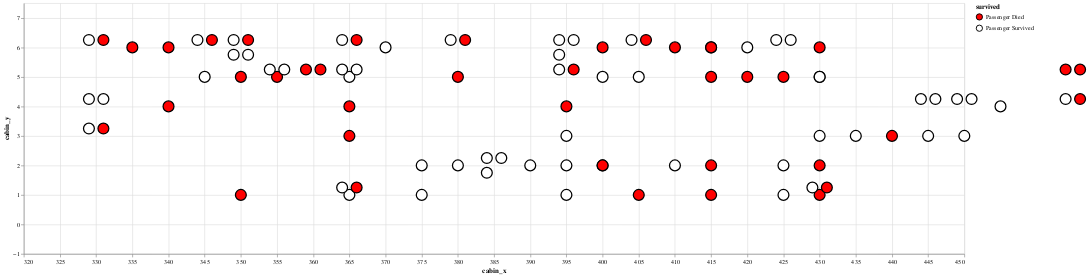

Write notebook code for a chart like this one.
### Markdown cell above
#### 3.3 Plotting passengers

### Code cell
passenger_plot = alt.Chart(titanic_passengers_by_cabin.reset_index("name")).mark_point(size = 300, stroke = "black", filled = True, opacity = 1).encode(
    alt.X('cabin_x:Q', scale=alt.Scale(domain = [320,450])),
    alt.Y('cabin_y:Q', scale=alt.Scale(domain = [-1,7.5])),
    alt.Color('survived:N', scale=alt.Scale(range = ['red','white']))
).properties(width = 1500, height = 400)

passenger_plot

### Figure 1 — Vega-Lite specification as saved in the notebook (floating-point values rounded to 4 significant figures)
{"$schema": "https://vega.github.io/schema/vega-lite/v3.4.0.json", "config": {"mark": {"tooltip": null}, "view": {"height": 300, "width": 400}}, "data": {"name": "data-e8da7724ff90174dedc5416b0787be32"}, "datasets": {"data-e8da7724ff90174dedc5416b0787be32": [{"age": 36, "boat": "None", "body": "None", "cabin_x": 425, "cabin_y": 5, "deck": "A", "embarked": "C", "fare": 40.12, "home.dest": "Winnipeg, MB", "name": "Ross, Mr. John Hugo", "parch": 0, "pclass": 1, "sex": "male", "sibsp": 0, "survived": "Passenger Died", "ticket": "13049"}, {"age": 33, "boat": "11", "body": "None", "cabin_x": 425, "cabin_y": 1, "deck": "A", "embarked": "C", "fare": 27.72, "home.dest": "Paris, France", "name": "Rosenbaum, Miss. Edith Louise", "parch": 0, "pclass": 1, "sex": "female", "sibsp": 0, "survived": "Passenger Survived", "ticket": "PC 17613"}, {"age": "None", "boat": "None", "body": "None", "cabin_x": 420, "cabin_y": 5, "deck": "A", "embarked": "S", "fare": 52, "home.dest": "Stoughton, MA", "name": "Clifford, Mr. George Quincy", "parch": 0, "pclass": 1, "sex": "male", "sibsp": 0, "survived": "Passenger Died", "ticket": "110465"}, {"age": 48, "boat": "1", "body": "None", "cabin_x": 420, "cabin_y": 6, "deck": "A", "embarked": "C", "fare": 39.6, "home.dest": "London / Paris", "name": "Duff Gordon, Lady. (Lucille Christiana Sutherland) (\"Mrs Morgan\")", "parch": 0, "pclass": 1, "sex": "female", "sibsp": 1, "survived": "Passenger Survived", "ticket": "11755"}, {"age": 39, "boat": "None", "body": 133, "cabin_x": 415, "cabin_y": 5, "deck": "A", "embarked": "C", "fare": 29.7, "home.dest": "Philadelphia, PA", "name": "Dulles, Mr. William Crothers", "parch": 0, "pclass": 1, "sex": "male", "sibsp": 0, "survived": "Passenger Died", "ticket": "PC 17580"}, {"age": "None", "boat": "None", "body": "None", "cabin_x": 415, "cabin_y": 2, "deck": "A", "embarked": "S", "fare": 26, "home.dest": "Streatham, Surrey", "name": "Smith, Mr. Richard William", "parch": 0, "pclass": 1, "sex": "male", "sibsp": 0, "survived": "Passenger Died", "ticket": "113056"}, {"age": 49, "boat": "1", "body": "None", "cabin_x": 415, "cabin_y": 6, "deck": "A", "embarked": "C", "fare": 56.93, "home.dest": "London / Paris", "name": "Duff Gordon, Sir. Cosmo Edmund (\"Mr Morgan\")", "parch": 0, "pclass": 1, "sex": "male", "sibsp": 1, "survived": "Passenger Survived", "ticket": "PC 17485"}, {"age": 41, "boat": "None", "body": "None", "cabin_x": 415, "cabin_y": 1, "deck": "A", "embarked": "S", "fare": 30.5, "home.dest": "Pomeroy, WA", "name": "Brady, Mr. John Bertram", "parch": 0, "pclass": 1, "sex": "male", "sibsp": 0, "survived": "Passenger Died", "ticket": "113054"}, {"age": 80, "boat": "B", "body": "None", "cabin_x": 410, "cabin_y": 2, "deck": "A", "embarked": "S", "fare": 30, "home.dest": "Hessle, Yorks", "name": "Barkworth, Mr. Algernon Henry Wilson", "parch": 0, "pclass": 1, "sex": "male", "sibsp": 0, "survived": "Passenger Survived", "ticket": "27042"}, {"age": 31, "boat": "None", "body": "None", "cabin_x": 410, "cabin_y": 6, "deck": "A", "embarked": "S", "fare": 50.5, "home.dest": "Trenton, NJ", "name": "Roebling, Mr. Washington Augustus II", "parch": 0, "pclass": 1, "sex": "male", "sibsp": 0, "survived": "Passenger Died", "ticket": "PC 17590"}, {"age": 56, "boat": "3", "body": "None", "cabin_x": 405, "cabin_y": 5, "deck": "A", "embarked": "C", "fare": 35.5, "home.dest": "Basel, Switzerland", "name": "Simonius-Blumer, Col. Oberst Alfons", "parch": 0, "pclass": 1, "sex": "male", "sibsp": 0, "survived": "Passenger Survived", "ticket": "13213"}, {"age": 36, "boat": "None", "body": "None", "cabin_x": 405, "cabin_y": 1, "deck": "A", "embarked": "C", "fare": 31.68, "home.dest": "New York, NY", "name": "Evans, Miss. Edith Corse", "parch": 0, "pclass": 1, "sex": "female", "sibsp": 0, "survived": "Passenger Died", "ticket": "PC 17531"}, {"age": 40, "boat": "7", "body": "None", "cabin_x": 400, "cabin_y": 2, "deck": "A", "embarked": "C", "fare": 31, "home.dest": "Glen Ridge, NJ", "name": "Blank, Mr. Henry", "parch": 0, "pclass": 1, "sex": "male", "sibsp": 0, "survived": "Passenger Survived", "ticket": "112277"}, {"age": "None", "boat": "None", "body": "None", "cabin_x": 400, "cabin_y": 6, "deck": "A", "embarked": "S", "fare": 50, "home.dest": "Seattle, WA", "name": "Rood, Mr. Hugh Roscoe", "parch": 0, "pclass": 1, "sex": "male", "sibsp": 0, "survived": "Passenger Died", "ticket": "113767"}, {"age": 53, "boat": "13", "body": "None", "cabin_x": 396, "cabin_y": 6.25, "deck": "A", "embarked": "S", "fare": 81.86, "home.dest": "San Francisco, CA", "name": "Dodge, Dr. Washington", "parch": 1, "pclass": 1, "sex": "male", "sibsp": 1, "survived": "Passenger Survived", "ticket": "33638"}, {"age": 4, "boat": "5", "body": "None", "cabin_x": 394, "cabin_y": 6.25, "deck": "A", "embarked": "S", "fare": 81.86, "home.dest": "San Francisco, CA", "name": "Dodge, Master. Washington", "parch": 2, "pclass": 1, "sex": "male", "sibsp": 0, "survived": "Passenger Survived", "ticket": "33638"}, {"age": 54, "boat": "5", "body": "None", "cabin_x": 394, "cabin_y": 5.75, "deck": "A", "embarked": "S", "fare": 81.86, "home.dest": "San Francisco, CA", "name": "Dodge, Mrs. Washington (Ruth Vidaver)", "parch": 1, "pclass": 1, "sex": "female", "sibsp": 1, "survived": "Passenger Survived", "ticket": "33638"}, {"age": 39, "boat": "None", "body": "None", "cabin_x": 350, "cabin_y": 1, "deck": "A", "embarked": "S", "fare": 0, "home.dest": "Belfast, NI", "name": "Andrews, Mr. Thomas Jr", "parch": 0, "pclass": 1, "sex": "male", "sibsp": 0, "survived": "Passenger Died", "ticket": "112050"}, {"age": 71, "boat": "None", "body": "None", "cabin_x": 430, "cabin_y": 2, "deck": "A", "embarked": "C", "fare": 34.65, "home.dest": "New York, NY", "name": "Goldschmidt, Mr. George B", "parch": 0, "pclass": 1, "sex": "male", "sibsp": 0, "survived": "Passenger Died", "ticket": "PC 17754"}, {"age": 28, "boat": "7", "body": "None", "cabin_x": 430, "cabin_y": 5, "deck": "A", "embarked": "S", "fare": 35.5, "home.dest": "New Britain, CT", "name": "Sloper, Mr. William Thompson", "parch": 0, "pclass": 1, "sex": "male", "sibsp": 0, "survived": "Passenger Survived", "ticket": "113788"}, {"age": 56, "boat": "None", "body": "None", "cabin_x": 430, "cabin_y": 1, "deck": "A", "embarked": "C", "fare": 30.7, "home.dest": "St James, Long Island, NY", "name": "Smith, Mr. James Clinch", "parch": 0, "pclass": 1, "sex": "male", "sibsp": 0, "survived": "Passenger Died", "ticket": "17764"}, {"age": 45, "boat": "7", "body": "None", "cabin_x": 425, "cabin_y": 2, "deck": "A", "embarked": "C", "fare": 29.7, "home.dest": "Paris, France", "name": "Chevre, Mr. Paul Romaine", "parch": 0, "pclass": 1, "sex": "male", "sibsp": 0, "survived": "Passenger Survived", "ticket": "PC 17594"}, {"age": 35, "boat": "3", "body": "None", "cabin_x": 395, "cabin_y": 3, "deck": "B", "embarked": "C", "fare": 512.3, "home.dest": "None", "name": "Lesurer, Mr. Gustave J", "parch": 0, "pclass": 1, "sex": "male", "sibsp": 0, "survived": "Passenger Survived", "ticket": "PC 17755"}, {"age": "None", "boat": "None", "body": "None", "cabin_x": 395, "cabin_y": 4, "deck": "B", "embarked": "S", "fare": 0, "home.dest": "None", "name": "Fry, Mr. Richard", "parch": 0, "pclass": 1, "sex": "male", "sibsp": 0, "survived": "Passenger Died", "ticket": "112058"}, {"age": 36, "boat": "4", "body": "None", "cabin_x": 395, "cabin_y": 1, "deck": "B", "embarked": "C", "fare": 262.4, "home.dest": "None", "name": "Chaudanson, Miss. Victorine", "parch": 0, "pclass": 1, "sex": "female", "sibsp": 0, "survived": "Passenger Survived", "ticket": "PC 17608"}, {"age": 30, "boat": "3", "body": "None", "cabin_x": 375, "cabin_y": 1, "deck": "B", "embarked": "S", "fare": 93.5, "home.dest": "None", "name": "Perreault, Miss. Anne", "parch": 0, "pclass": 1, "sex": "female", "sibsp": 0, "survived": "Passenger Survived", "ticket": "12749"}, {"age": 57, "boat": "None", "body": "None", "cabin_x": 366, "cabin_y": 6.25, "deck": "B", "embarked": "C", "fare": 146.5, "home.dest": "Paris, France", "name": "Spencer, Mr. William Augustus", "parch": 0, "pclass": 1, "sex": "male", "sibsp": 1, "survived": "Passenger Died", "ticket": "PC 17569"}, {"age": "None", "boat": "6", "body": "None", "cabin_x": 364, "cabin_y": 6.25, "deck": "B", "embarked": "C", "fare": 146.5, "home.dest": "Paris, France", "name": "Spencer, Mrs. William Augustus (Marie Eugenie)", "parch": 0, "pclass": 1, "sex": "female", "sibsp": 1, "survived": "Passenger Survived", "ticket": "PC 17569"}, {"age": 16, "boat": "8", "body": "None", "cabin_x": 365, "cabin_y": 1, "deck": "B", "embarked": "S", "fare": 86.5, "home.dest": "None", "name": "Maioni, Miss. Roberta", "parch": 0, "pclass": 1, "sex": "female", "sibsp": 0, "survived": "Passenger Survived", "ticket": "110152"}, {"age": 58, "boat": "None", "body": "None", "cabin_x": 365, "cabin_y": 5, "deck": "B", "embarked": "C", "fare": 146.5, "home.dest": "None", "name": "Lurette, Miss. Elise", "parch": 0, "pclass": 1, "sex": "female", "sibsp": 0, "survived": "Passenger Survived", "ticket": "PC 17569"}, {"age": 24, "boat": "None", "body": "None", "cabin_x": 355, "cabin_y": 5, "deck": "B", "embarked": "C", "fare": 79.2, "home.dest": "None", "name": "Giglio, Mr. Victor", "parch": 0, "pclass": 1, "sex": "male", "sibsp": 0, "survived": "Passenger Died", "ticket": "PC 17593"}, {"age": 40, "boat": "None", "body": 110, "cabin_x": 340, "cabin_y": 6, "deck": "B", "embarked": "S", "fare": 0, "home.dest": "None", "name": "Harrison, Mr. William", "parch": 0, "pclass": 1, "sex": "male", "sibsp": 0, "survived": "Passenger Died", "ticket": "112059"}, {"age": 53, "boat": "D", "body": "None", "cabin_x": 386, "cabin_y": 2.25, "deck": "C", "embarked": "S", "fare": 51.48, "home.dest": "Bayside, Queens, NY", "name": "Appleton, Mrs. Edward Dale (Charlotte Lamson)", "parch": 0, "pclass": 1, "sex": "female", "sibsp": 2, "survived": "Passenger Survived", "ticket": "11769"}, {"age": 59, "boat": "D", "body": "None", "cabin_x": 384, "cabin_y": 2.25, "deck": "C", "embarked": "S", "fare": 51.48, "home.dest": "Belmont, MA", "name": "Brown, Mrs. John Murray (Caroline Lane Lamson)", "parch": 0, "pclass": 1, "sex": "female", "sibsp": 2, "survived": "Passenger Survived", "ticket": "11769"}, {"age": 55, "boat": "2", "body": "None", "cabin_x": 384, "cabin_y": 1.75, "deck": "C", "embarked": "S", "fare": 25.7, "home.dest": "New York, NY", "name": "Cornell, Mrs. Robert Clifford (Malvina Helen Lamson)", "parch": 0, "pclass": 1, "sex": "female", "sibsp": 2, "survived": "Passenger Survived", "ticket": "11770"}, {"age": 58, "boat": "8", "body": "None", "cabin_x": 380, "cabin_y": 2, "deck": "C", "embarked": "S", "fare": 26.55, "home.dest": "Birkdale, England Cleveland, Ohio", "name": "Bonnell, Miss. Elizabeth", "parch": 0, "pclass": 1, "sex": "female", "sibsp": 0, "survived": "Passenger Survived", "ticket": "113783"}, {"age": 52, "boat": "6", "body": "None", "cabin_x": 400, "cabin_y": 5, "deck": "C", "embarked": "S", "fare": 30.5, "home.dest": "Toronto, ON", "name": "Peuchen, Major. Arthur Godfrey", "parch": 0, "pclass": 1, "sex": "male", "sibsp": 0, "survived": "Passenger Survived", "ticket": "113786"}, {"age": 39, "boat": "8", "body": "None", "cabin_x": 375, "cabin_y": 2, "deck": "C", "embarked": "C", "fare": 108.9, "home.dest": "None", "name": "Oliva y Ocana, Dona. Fermina", "parch": 0, "pclass": 1, "sex": "female", "sibsp": 0, "survived": "Passenger Survived", "ticket": "PC 17758"}, {"age": 30, "boat": "None", "body": "None", "cabin_x": 396, "cabin_y": 5.25, "deck": "C", "embarked": "S", "fare": 26, "home.dest": "Brockton, MA", "name": "Maguire, Mr. John Edward", "parch": 0, "pclass": 1, "sex": "male", "sibsp": 0, "survived": "Passenger Died", "ticket": "110469"}, {"age": "None", "boat": "3", "body": "None", "cabin_x": 394, "cabin_y": 5.25, "deck": "C", "embarked": "S", "fare": 30.5, "home.dest": "Manchester, England", "name": "Saalfeld, Mr. Adolphe", "parch": 0, "pclass": 1, "sex": "male", "sibsp": 0, "survived": "Passenger Survived", "ticket": "19988"}, {"age": 47, "boat": "None", "body": 207, "cabin_x": 380, "cabin_y": 5, "deck": "C", "embarked": "S", "fare": 52, "home.dest": "Worcester, MA", "name": "Porter, Mr. Walter Chamberlain", "parch": 0, "pclass": 1, "sex": "male", "sibsp": 0, "survived": "Passenger Died", "ticket": "110465"}, {"age": 30, "boat": "None", "body": "None", "cabin_x": 365, "cabin_y": 3, "deck": "C", "embarked": "C", "fare": 27.75, "home.dest": "New York, NY", "name": "Foreman, Mr. Benjamin Laventall", "parch": 0, "pclass": 1, "sex": "male", "sibsp": 0, "survived": "Passenger Died", "ticket": "113051"}, {"age": 54, "boat": "1", "body": "None", "cabin_x": 366, "cabin_y": 5.25, "deck": "C", "embarked": "C", "fare": 55.44, "home.dest": "Newark, NJ", "name": "Stengel, Mr. Charles Emil Henry", "parch": 0, "pclass": 1, "sex": "male", "sibsp": 1, "survived": "Passenger Survived", "ticket": "11778"}, {"age": 43, "boat": "5", "body": "None", "cabin_x": 364, "cabin_y": 5.25, "deck": "C", "embarked": "C", "fare": 55.44, "home.dest": "Newark, NJ", "name": "Stengel, Mrs. Charles Emil Henry (Annie May Morris)", "parch": 0, "pclass": 1, "sex": "female", "sibsp": 1, "survived": "Passenger Survived", "ticket": "11778"}, {"age": 37, "boat": "None", "body": "None", "cabin_x": 365, "cabin_y": 4, "deck": "C", "embarked": "C", "fare": 29.7, "home.dest": "Brooklyn, NY", "name": "Natsch, Mr. Charles H", "parch": 1, "pclass": 1, "sex": "male", "sibsp": 0, "survived": "Passenger Died", "ticket": "PC 17596"}, {"age": "None", "boat": "None", "body": "None", "cabin_x": 361, "cabin_y": 5.25, "deck": "C", "embarked": "S", "fare": 26.55, "home.dest": "Portland, OR", "name": "Klaber, Mr. Herman", "parch": 0, "pclass": 1, "sex": "male", "sibsp": 0, "survived": "Passenger Died", "ticket": "113028"}, {"age": 45.5, "boat": "None", "body": 166, "cabin_x": 359, "cabin_y": 5.25, "deck": "C", "embarked": "S", "fare": 28.5, "home.dest": "Surbiton Hill, Surrey", "name": "Partner, Mr. Austen", "parch": 0, "pclass": 1, "sex": "male", "sibsp": 0, "survived": "Passenger Died", "ticket": "113043"}, {"age": 48, "boat": "5 7", "body": "None", "cabin_x": 356, "cabin_y": 5.25, "deck": "C", "embarked": "S", "fare": 52, "home.dest": "London /  East Orange, NJ", "name": "Taylor, Mr. Elmer Zebley", "parch": 0, "pclass": 1, "sex": "male", "sibsp": 1, "survived": "Passenger Survived", "ticket": "19996"}, {"age": "None", "boat": "5 7", "body": "None", "cabin_x": 354, "cabin_y": 5.25, "deck": "C", "embarked": "S", "fare": 52, "home.dest": "London /  East Orange, NJ", "name": "Taylor, Mrs. Elmer Zebley (Juliet Cummins Wright)", "parch": 0, "pclass": 1, "sex": "female", "sibsp": 1, "survived": "Passenger Survived", "ticket": "19996"}, {"age": "None", "boat": "None", "body": "None", "cabin_x": 350, "cabin_y": 5, "deck": "C", "embarked": "S", "fare": 35, "home.dest": "London, England", "name": "Williams-Lambert, Mr. Fletcher Fellows", "parch": 0, "pclass": 1, "sex": "male", "sibsp": 0, "survived": "Passenger Died", "ticket": "113510"}, {"age": 35, "boat": "4", "body": "None", "cabin_x": 345, "cabin_y": 5, "deck": "C", "embarked": "C", "fare": 211.5, "home.dest": "None", "name": "Geiger, Miss. Amalie", "parch": 0, "pclass": 1, "sex": "female", "sibsp": 0, "survived": "Passenger Survived", "ticket": "113503"}, {"age": 32.5, "boat": "None", "body": 45, "cabin_x": 340, "cabin_y": 4, "deck": "C", "embarked": "C", "fare": 211.5, "home.dest": "None", "name": "Keeping, Mr. Edwin", "parch": 0, "pclass": 1, "sex": "male", "sibsp": 0, "survived": "Passenger Died", "ticket": "113503"}, {"age": 29, "boat": "None", "body": "None", "cabin_x": 466, "cabin_y": 4.25, "deck": "C", "embarked": "S", "fare": 66.6, "home.dest": "Isleworth, England", "name": "Pears, Mr. Thomas Clinton", "parch": 0, "pclass": 1, "sex": "male", "sibsp": 1, "survived": "Passenger Died", "ticket": "113776"}, {"age": 22, "boat": "8", "body": "None", "cabin_x": 464, "cabin_y": 4.25, "deck": "C", "embarked": "S", "fare": 66.6, "home.dest": "Isleworth, England", "name": "Pears, Mrs. Thomas (Edith Wearne)", "parch": 0, "pclass": 1, "sex": "female", "sibsp": 1, "survived": "Passenger Survived", "ticket": "113776"}, {"age": 35, "boat": "11", "body": "None", "cabin_x": 430, "cabin_y": 5, "deck": "C", "embarked": "C", "fare": 57.75, "home.dest": "New York, NY", "name": "Schabert, Mrs. Paul (Emma Mock)", "parch": 0, "pclass": 1, "sex": "female", "sibsp": 1, "survived": "Passenger Survived", "ticket": "13236"}, {"age": 55, "boat": "None", "body": "None", "cabin_x": 430, "cabin_y": 6, "deck": "C", "embarked": "S", "fare": 30.5, "home.dest": "Montreal, PQ", "name": "Molson, Mr. Harry Markland", "parch": 0, "pclass": 1, "sex": "male", "sibsp": 0, "survived": "Passenger Died", "ticket": "113787"}, {"age": 24, "boat": "None", "body": "None", "cabin_x": 431, "cabin_y": 1.25, "deck": "C", "embarked": "S", "fare": 60, "home.dest": "Huntington, WV", "name": "Smith, Mr. Lucien Philip", "parch": 0, "pclass": 1, "sex": "male", "sibsp": 1, "survived": "Passenger Died", "ticket": "13695"}, {"age": 18, "boat": "6", "body": "None", "cabin_x": 429, "cabin_y": 1.25, "deck": "C", "embarked": "S", "fare": 60, "home.dest": "Huntington, WV", "name": "Smith, Mrs. Lucien Philip (Mary Eloise Hughes)", "parch": 0, "pclass": 1, "sex": "female", "sibsp": 1, "survived": "Passenger Survived", "ticket": "13695"}, {"age": 55, "boat": "8", "body": "None", "cabin_x": 426, "cabin_y": 6.25, "deck": "C", "embarked": "C", "fare": 135.6, "home.dest": "New York, NY / Briarcliff Manor NY", "name": "White, Mrs. John Stuart (Ella Holmes)", "parch": 0, "pclass": 1, "sex": "female", "sibsp": 0, "survived": "Passenger Survived", "ticket": "PC 17760"}, {"age": 36, "boat": "8", "body": "None", "cabin_x": 424, "cabin_y": 6.25, "deck": "C", "embarked": "C", "fare": 135.6, "home.dest": "New York, NY / Washington, DC", "name": "Young, Miss. Marie Grice", "parch": 0, "pclass": 1, "sex": "female", "sibsp": 0, "survived": "Passenger Survived", "ticket": "PC 17760"}, {"age": 55, "boat": "None", "body": "None", "cabin_x": 415, "cabin_y": 6, "deck": "C", "embarked": "S", "fare": 50, "home.dest": "London / Birmingham", "name": "Hipkins, Mr. William Edward", "parch": 0, "pclass": 1, "sex": "male", "sibsp": 0, "survived": "Passenger Died", "ticket": "680"}, {"age": 38, "boat": "4", "body": "None", "cabin_x": 450, "cabin_y": 3, "deck": "C", "embarked": "C", "fare": 227.5, "home.dest": "New York, NY", "name": "Endres, Miss. Caroline Louise", "parch": 0, "pclass": 1, "sex": "female", "sibsp": 0, "survived": "Passenger Survived", "ticket": "PC 17757"}, {"age": 36, "boat": "None", "body": 172, "cabin_x": 406, "cabin_y": 6.25, "deck": "C", "embarked": "S", "fare": 78.85, "home.dest": "Little Onn Hall, Staffs", "name": "Cavendish, Mr. Tyrell William", "parch": 0, "pclass": 1, "sex": "male", "sibsp": 1, "survived": "Passenger Died", "ticket": "19877"}, {"age": 76, "boat": "6", "body": "None", "cabin_x": 404, "cabin_y": 6.25, "deck": "C", "embarked": "S", "fare": 78.85, "home.dest": "Little Onn Hall, Staffs", "name": "Cavendish, Mrs. Tyrell William (Julia Florence Siegel)", "parch": 0, "pclass": 1, "sex": "female", "sibsp": 1, "survived": "Passenger Survived", "ticket": "19877"}, {"age": "None", "boat": "7", "body": "None", "cabin_x": 445, "cabin_y": 3, "deck": "C", "embarked": "C", "fare": 29.7, "home.dest": "Paris, France", "name": "Marechal, Mr. Pierre", "parch": 0, "pclass": 1, "sex": "male", "sibsp": 0, "survived": "Passenger Survived", "ticket": "11774"}, {"age": 50, "boat": "None", "body": "None", "cabin_x": 440, "cabin_y": 3, "deck": "C", "embarked": "C", "fare": 28.71, "home.dest": "Paris, France New York, NY", "name": "Isham, Miss. Ann Elizabeth", "parch": 0, "pclass": 1, "sex": "female", "sibsp": 0, "survived": "Passenger Died", "ticket": "PC 17595"}, {"age": 56, "boat": "7", "body": "None", "cabin_x": 455, "cabin_y": 4, "deck": "C", "embarked": "C", "fare": 83.16, "home.dest": "Mt Airy, Philadelphia, PA", "name": "Potter, Mrs. Thomas Jr (Lily Alexenia Wilson)", "parch": 1, "pclass": 1, "sex": "female", "sibsp": 0, "survived": "Passenger Survived", "ticket": "11767"}, {"age": 53, "boat": "B", "body": "None", "cabin_x": 435, "cabin_y": 3, "deck": "C", "embarked": "C", "fare": 28.5, "home.dest": "Washington, DC", "name": "Gracie, Col. Archibald IV", "parch": 0, "pclass": 1, "sex": "male", "sibsp": 0, "survived": "Passenger Survived", "ticket": "113780"}, {"age": 28, "boat": "D", "body": "None", "cabin_x": 451, "cabin_y": 4.25, "deck": "C", "embarked": "S", "fare": 26.55, "home.dest": "Stockholm, Sweden / Washington, DC", "name": "Bjornstrom-Steffansson, Mr. Mauritz Hakan", "parch": 0, "pclass": 1, "sex": "male", "sibsp": 0, "survived": "Passenger Survived", "ticket": "110564"}, {"age": "None", "boat": "D", "body": "None", "cabin_x": 449, "cabin_y": 4.25, "deck": "C", "embarked": "S", "fare": 35.5, "home.dest": "London, England", "name": "Woolner, Mr. Hugh", "parch": 0, "pclass": 1, "sex": "male", "sibsp": 0, "survived": "Passenger Survived", "ticket": "19947"}, {"age": 31, "boat": "7", "body": "None", "cabin_x": 430, "cabin_y": 3, "deck": "C", "embarked": "C", "fare": 28.54, "home.dest": "Albany, NY", "name": "Tucker, Mr. Gilbert Milligan Jr", "parch": 0, "pclass": 1, "sex": "male", "sibsp": 0, "survived": "Passenger Survived", "ticket": "2543"}, {"age": 23, "boat": "7", "body": "None", "cabin_x": 446, "cabin_y": 4.25, "deck": "C", "embarked": "C", "fare": 83.16, "home.dest": "Mt Airy, Philadelphia, PA", "name": "Earnshaw, Mrs. Boulton (Olive Potter)", "parch": 1, "pclass": 1, "sex": "female", "sibsp": 0, "survived": "Passenger Survived", "ticket": "11767"}, {"age": 24, "boat": "7", "body": "None", "cabin_x": 444, "cabin_y": 4.25, "deck": "C", "embarked": "C", "fare": 83.16, "home.dest": "New York, NY", "name": "Hays, Miss. Margaret Bechstein", "parch": 0, "pclass": 1, "sex": "female", "sibsp": 0, "survived": "Passenger Survived", "ticket": "11767"}, {"age": 36, "boat": "A", "body": "None", "cabin_x": 466, "cabin_y": 5.25, "deck": "C", "embarked": "C", "fare": 75.24, "home.dest": "Winnipeg, MN", "name": "Beattie, Mr. Thomson", "parch": 0, "pclass": 1, "sex": "male", "sibsp": 0, "survived": "Passenger Died", "ticket": "13050"}, {"age": 46, "boat": "None", "body": 292, "cabin_x": 464, "cabin_y": 5.25, "deck": "C", "embarked": "C", "fare": 75.24, "home.dest": "Vancouver, BC", "name": "McCaffry, Mr. Thomas Francis", "parch": 0, "pclass": 1, "sex": "male", "sibsp": 0, "survived": "Passenger Died", "ticket": "13050"}, {"age": 18, "boat": "None", "body": "None", "cabin_x": 366, "cabin_y": 1.25, "deck": "C", "embarked": "C", "fare": 108.9, "home.dest": "Madrid, Spain", "name": "Penasco y Castellana, Mr. Victor de Satode", "parch": 0, "pclass": 1, "sex": "male", "sibsp": 1, "survived": "Passenger Died", "ticket": "PC 17758"}, {"age": 17, "boat": "8", "body": "None", "cabin_x": 364, "cabin_y": 1.25, "deck": "C", "embarked": "C", "fare": 108.9, "home.dest": "Madrid, Spain", "name": "Penasco y Castellana, Mrs. Victor de Satode (Maria Josefa Perez de Soto y Vallejo)", "parch": 0, "pclass": 1, "sex": "female", "sibsp": 1, "survived": "Passenger Survived", "ticket": "PC 17758"}, {"age": 49, "boat": "None", "body": "None", "cabin_x": 381, "cabin_y": 6.25, "deck": "C", "embarked": "C", "fare": 110.9, "home.dest": "Haverford, PA", "name": "Thayer, Mr. John Borland", "parch": 1, "pclass": 1, "sex": "male", "sibsp": 1, "survived": "Passenger Died", "ticket": "17421"}, {"age": 39, "boat": "4", "body": "None", "cabin_x": 379, "cabin_y": 6.25, "deck": "C", "embarked": "C", "fare": 110.9, "home.dest": "Haverford, PA", "name": "Thayer, Mrs. John Borland (Marian Longstreth Morris)", "parch": 1, "pclass": 1, "sex": "female", "sibsp": 1, "survived": "Passenger Survived", "ticket": "17421"}, {"age": 17, "boat": "B", "body": "None", "cabin_x": 370, "cabin_y": 6, "deck": "C", "embarked": "C", "fare": 110.9, "home.dest": "Haverford, PA", "name": "Thayer, Mr. John Borland Jr", "parch": 2, "pclass": 1, "sex": "male", "sibsp": 0, "survived": "Passenger Survived", "ticket": "17421"}, {"age": 44, "boat": "None", "body": 230, "cabin_x": 351, "cabin_y": 6.25, "deck": "C", "embarked": "Q", "fare": 90, "home.dest": "Fond du Lac, WI", "name": "Minahan, Dr. William Edward", "parch": 0, "pclass": 1, "sex": "male", "sibsp": 2, "survived": "Passenger Died", "ticket": "19928"}, {"age": 33, "boat": "14", "body": "None", "cabin_x": 349, "cabin_y": 6.25, "deck": "C", "embarked": "Q", "fare": 90, "home.dest": "Green Bay, WI", "name": "Minahan, Miss. Daisy E", "parch": 0, "pclass": 1, "sex": "female", "sibsp": 1, "survived": "Passenger Survived", "ticket": "19928"}, {"age": 37, "boat": "14", "body": "None", "cabin_x": 349, "cabin_y": 5.75, "deck": "C", "embarked": "Q", "fare": 90, "home.dest": "Fond du Lac, WI", "name": "Minahan, Mrs. William Edward (Lillian E Thorpe)", "parch": 0, "pclass": 1, "sex": "female", "sibsp": 1, "survived": "Passenger Survived", "ticket": "19928"}, {"age": 30, "boat": "11", "body": "None", "cabin_x": 351, "cabin_y": 5.75, "deck": "C", "embarked": "C", "fare": 57.75, "home.dest": "New York, NY", "name": "Mock, Mr. Philipp Edmund", "parch": 0, "pclass": 1, "sex": "male", "sibsp": 1, "survived": "Passenger Survived", "ticket": "13236"}, {"age": 50, "boat": "None", "body": "None", "cabin_x": 346, "cabin_y": 6.25, "deck": "C", "embarked": "C", "fare": 211.5, "home.dest": "Elkins Park, PA", "name": "Widener, Mr. George Dunton", "parch": 1, "pclass": 1, "sex": "male", "sibsp": 1, "survived": "Passenger Died", "ticket": "113503"}, {"age": 50, "boat": "4", "body": "None", "cabin_x": 344, "cabin_y": 6.25, "deck": "C", "embarked": "C", "fare": 211.5, "home.dest": "Elkins Park, PA", "name": "Widener, Mrs. George Dunton (Eleanor Elkins)", "parch": 1, "pclass": 1, "sex": "female", "sibsp": 1, "survived": "Passenger Survived", "ticket": "113503"}, {"age": 27, "boat": "None", "body": "None", "cabin_x": 335, "cabin_y": 6, "deck": "C", "embarked": "C", "fare": 211.5, "home.dest": "Elkins Park, PA", "name": "Widener, Mr. Harry Elkins", "parch": 2, "pclass": 1, "sex": "male", "sibsp": 0, "survived": "Passenger Died", "ticket": "113503"}, {"age": 45, "boat": "None", "body": "None", "cabin_x": 331, "cabin_y": 3.25, "deck": "C", "embarked": "S", "fare": 83.47, "home.dest": "New York, NY", "name": "Harris, Mr. Henry Birkhardt", "parch": 0, "pclass": 1, "sex": "male", "sibsp": 1, "survived": "Passenger Died", "ticket": "36973"}, {"age": 35, "boat": "D", "body": "None", "cabin_x": 329, "cabin_y": 3.25, "deck": "C", "embarked": "S", "fare": 83.47, "home.dest": "New York, NY", "name": "Harris, Mrs. Henry Birkhardt (Irene Wallach)", "parch": 0, "pclass": 1, "sex": "female", "sibsp": 1, "survived": "Passenger Survived", "ticket": "36973"}, {"age": 50, "boat": "None", "body": 62, "cabin_x": 331, "cabin_y": 6.25, "deck": "C", "embarked": "C", "fare": 106.4, "home.dest": "Deephaven, MN / Cedar Rapids, IA", "name": "Douglas, Mr. Walter Donald", "parch": 0, "pclass": 1, "sex": "male", "sibsp": 1, "survived": "Passenger Died", "ticket": "PC 17761"}, {"age": 48, "boat": "2", "body": "None", "cabin_x": 329, "cabin_y": 6.25, "deck": "C", "embarked": "C", "fare": 106.4, "home.dest": "Deephaven, MN / Cedar Rapids, IA", "name": "Douglas, Mrs. Walter Donald (Mahala Dutton)", "parch": 0, "pclass": 1, "sex": "female", "sibsp": 1, "survived": "Passenger Survived", "ticket": "PC 17761"}, {"age": 49, "boat": "5", "body": "None", "cabin_x": 331, "cabin_y": 4.25, "deck": "C", "embarked": "C", "fare": 89.1, "home.dest": "Paris, France / New York, NY", "name": "Goldenberg, Mr. Samuel L", "parch": 0, "pclass": 1, "sex": "male", "sibsp": 1, "survived": "Passenger Survived", "ticket": "17453"}, {"age": "None", "boat": "5", "body": "None", "cabin_x": 329, "cabin_y": 4.25, "deck": "C", "embarked": "C", "fare": 89.1, "home.dest": "Paris, France / New York, NY", "name": "Goldenberg, Mrs. Samuel L (Edwiga Grabowska)", "parch": 0, "pclass": 1, "sex": "female", "sibsp": 1, "survived": "Passenger Survived", "ticket": "17453"}, {"age": "None", "boat": "None", "body": "None", "cabin_x": 400, "cabin_y": 2, "deck": "C", "embarked": "S", "fare": 221.8, "home.dest": "None", "name": "Farthing, Mr. John", "parch": 0, "pclass": 1, "sex": "male", "sibsp": 0, "survived": "Passenger Died", "ticket": "PC 17483"}, {"age": 29, "boat": "8", "body": "None", "cabin_x": 395, "cabin_y": 2, "deck": "C", "embarked": "S", "fare": 221.8, "home.dest": "None", "name": "Bird, Miss. Ellen", "parch": 0, "pclass": 1, "sex": "female", "sibsp": 0, "survived": "Passenger Survived", "ticket": "PC 17483"}, {"age": 35, "boat": "8", "body": "None", "cabin_x": 390, "cabin_y": 2, "deck": "C", "embarked": "S", "fare": 135.6, "home.dest": "None", "name": "Bissette, Miss. Amelia", "parch": 0, "pclass": 1, "sex": "female", "sibsp": 0, "survived": "Passenger Survived", "ticket": "PC 17760"}]}, "encoding": {"color": {"field": "survived", "scale": {"range": ["red", "white"]}, "type": "nominal"}, "x": {"field": "cabin_x", "scale": {"domain": [320, 450]}, "type": "quantitative"}, "y": {"field": "cabin_y", "scale": {"domain": [-1, 7.5]}, "type": "quantitative"}}, "height": 400, "mark": {"filled": true, "opacity": 1, "size": 300, "stroke": "black", "type": "point"}, "width": 1500}
